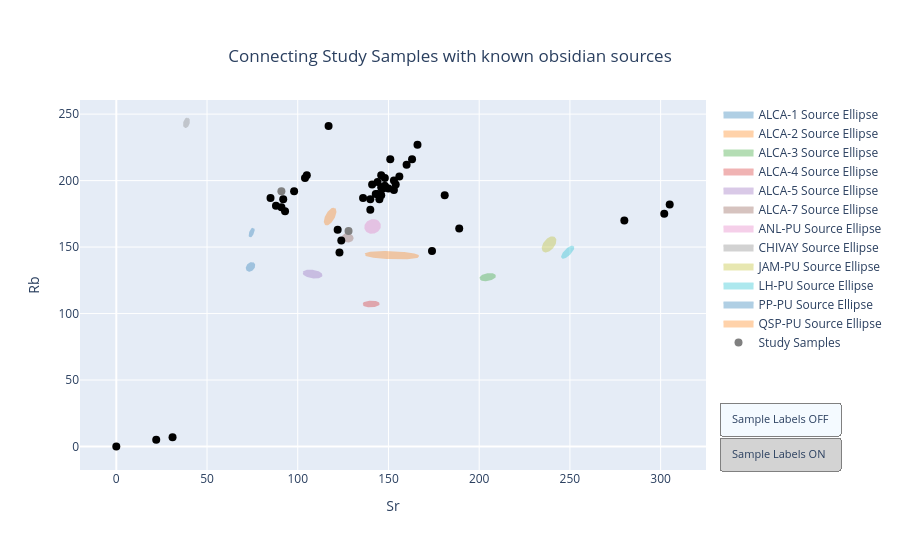

The notebook cell saved with this chart:
### Code cell
# BIPLOT
# 
# To change the variables modify x_col and y_col here
# and Re-run the cell
print('Available elements to plot.')
print(srcs_subset.columns)
print('To change elements modify x_col and y_col variables and re-run this cell:')

# Variables to plot
x_col = 'Sr'
y_col = 'Rb'
group = 'Group'

srcs_subset_valid = pd.DataFrame()
if isinstance(srcs_subset, pd.DataFrame) and not srcs_subset.empty and group in srcs_subset.columns:
    srcs_subset_valid = srcs_subset.copy()
else:
    print("⚠️ srcs_subset has no Group column or is empty. Skipping source ellipses.")

figsrcs = go.Figure()

# Helper: compute ellipse points from x,y
def _ellipse_points(x, y, n_points=120, n_std=1.0):
    x = np.asarray(x)
    y = np.asarray(y)
    mask = (~np.isnan(x)) & (~np.isnan(y))
    x = x[mask]
    y = y[mask]
    if x.size < 2:
        return None
    cov = np.cov(x, y)
    eigvals, eigvecs = np.linalg.eigh(cov)
    order = eigvals.argsort()[::-1]
    eigvals = eigvals[order]
    eigvecs = eigvecs[:, order]
    theta = np.linspace(0, 2 * np.pi, n_points)
    unit = np.column_stack([np.cos(theta), np.sin(theta)])
    scale = n_std * np.sqrt(eigvals)
    ellipse = unit @ np.diag(scale) @ eigvecs.T
    ellipse += np.array([np.mean(x), np.mean(y)])
    return ellipse[:,0], ellipse[:,1]

# Add source ellipses as filled polygon traces (legend-friendly)
if not srcs_subset_valid.empty:
    for g in srcs_subset_valid[group].dropna().unique():
        try:
            data_g = srcs_subset_valid[srcs_subset_valid[group] == g]
            if x_col not in data_g.columns or y_col not in data_g.columns:
                print(f"⚠️ Missing {x_col}/{y_col} for group {g}; skipping")
                continue

            xvals = pd.to_numeric(data_g[x_col], errors='coerce').values
            yvals = pd.to_numeric(data_g[y_col], errors='coerce').values

            pts = _ellipse_points(xvals, yvals, n_points=120, n_std=1.0)
            if pts is None:
                # Not enough data to compute ellipse; skip
                continue
            ex, ey = pts

            color = name_to_color.get(unique_name_to_name.get(g, ""), "gray")

            # Filled polygon trace for the ellipse (shows in legend)
            figsrcs.add_trace(
                go.Scatter(
                    x=ex,
                    y=ey,
                    mode='lines',
                    fill='toself',
                    fillcolor=color,
                    line=dict(color=color, width=2),
                    opacity=0.35,
                    name=f"{g} Source Ellipse",
                    hoverinfo='skip'
                )
            )

        except Exception as e:
            print(f"⚠️ Error processing group {g}: {e}")
else:
    print('⚠️ No valid source groups available for source ellipses.')

# Add single source sample point
if isinstance(onesample, pd.DataFrame) and not onesample.empty and x_col in onesample.columns and y_col in onesample.columns:
    figsrcs.add_trace(
        go.Scatter(
            x=onesample[x_col],
            y=onesample[y_col],
            name="Source Sample",
            mode='markers',
            marker=dict(symbol='x', size=6, color='black'),
            text=onesample['Sample'] if 'Sample' in onesample.columns else None,
            hovertemplate="Source: %{text}<br><extra></extra>",
            showlegend=True
        )
    )

# Map Study sample groups to colors
study_colors = [
    name_to_color.get(unique_name_to_name.get(g, ""), "gray")
    if pd.notna(g) else 'gray'
    for g in study[group]
]

# Add study samples colored by Group (labels OFF by default)
figsrcs.add_trace(
    go.Scatter(
        x=study[x_col],
        y=study[y_col],
        name="Study Samples",
        mode='markers',
        text=study['Sample'] if 'Sample' in study.columns else None,
        hovertemplate="Sample: %{text}<br><extra></extra>",
        showlegend=True,
        marker=dict(
            size=8,
            symbol='circle',
            color=study_colors
        )
    )
)

# Index of the Study Samples trace (last trace added)
study_trace_idx = len(figsrcs.data) - 1

# Set layout with centered title and toggle button beneath legend
figsrcs.update_layout(
    title={
        'text': "Connecting Study Samples with known obsidian sources",
        'x': 0.5,
        'xanchor': 'center',
        'yanchor': 'top'
    },
    xaxis_title=x_col,
    yaxis_title=y_col,
    height=550, # Specified height in pixels, can be modified to ensure label button doesn't overlap with legend
    legend=dict(
        x=1.02,
        y=1.0,
        xanchor='left',
        yanchor='top'
    ),
    updatemenus=[
        dict(
            type='buttons',
            direction='down',
            x=1.02,
            xanchor='left',
            y=0.0,
            yanchor='bottom',
            buttons=[
                dict(
                    label='Sample Labels OFF',
                    method='restyle',
                    args=[{'mode': 'markers'}, [study_trace_idx]],
                ),
                dict(
                    label='Sample Labels ON',
                    method='restyle',
                    args=[{'mode': 'markers+text', 'textposition': 'top center'}, [study_trace_idx]],
                ),
            ],
            pad={"r": 10, "t": 10},
            showactive=True,
            bgcolor='lightgray',
            bordercolor='gray',
            borderwidth=1,
            font=dict(size=11)
        )
    ]
)

figsrcs.show()
